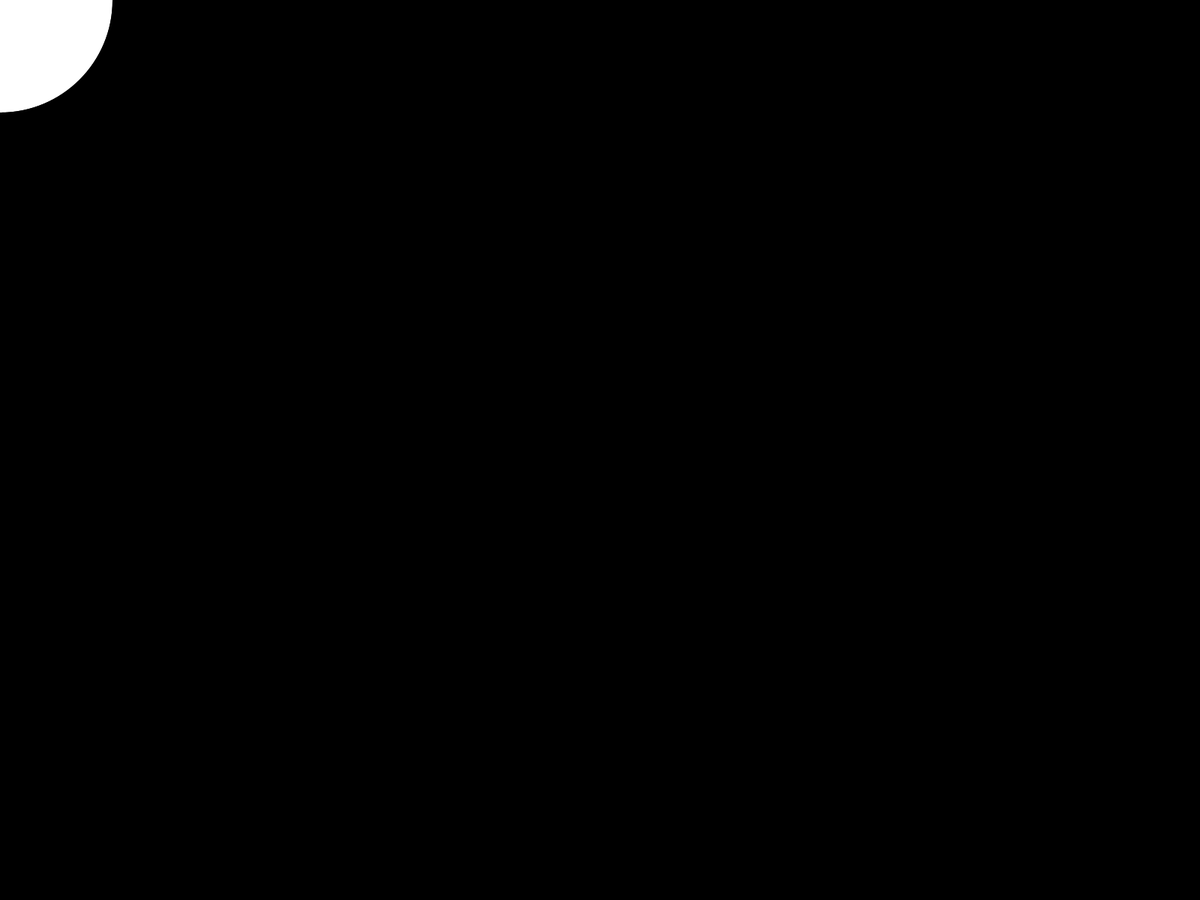
Frame 1 (no input)
Frame 60 (the mouse pressed at the canvas centre just before this capture): identical to frame 1, image omitted
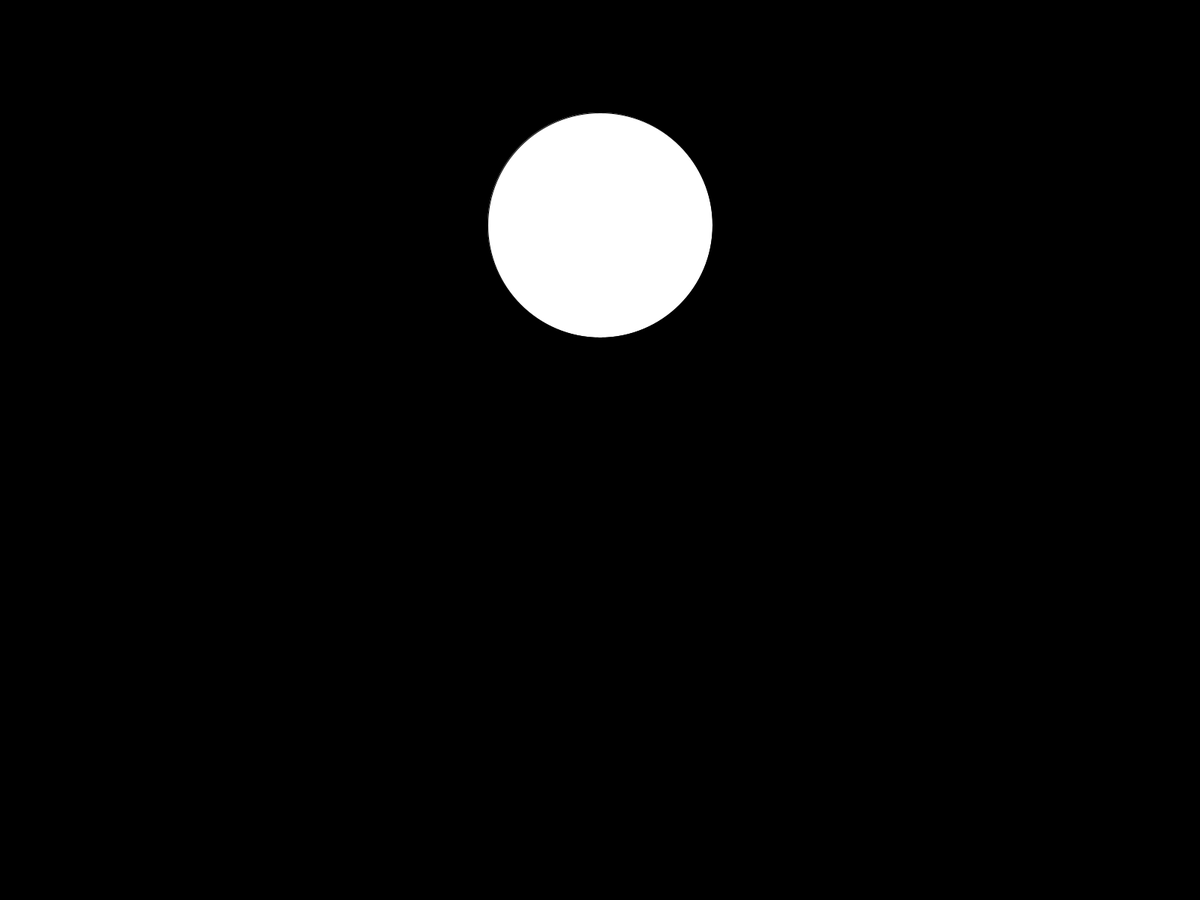
Frame 120 (the mouse held since frame 60 and released just before this capture)

The Processing sketch that drew these frames (run headless with seeded random() and noise(); from frame 60 on, the mouse is pressed at the canvas centre):

// Processing sketch: ReturningValues
// ── ReturningValues.pde
void setup() {
  size(1600, 1200);
}

void draw() {
  background(0);
  println(divideByTwo(84));
  ellipse(mouseX, divideByTwo(mouseY), 300, 300);
}

float divideByTwo(float number) {
  return number/2;
}
